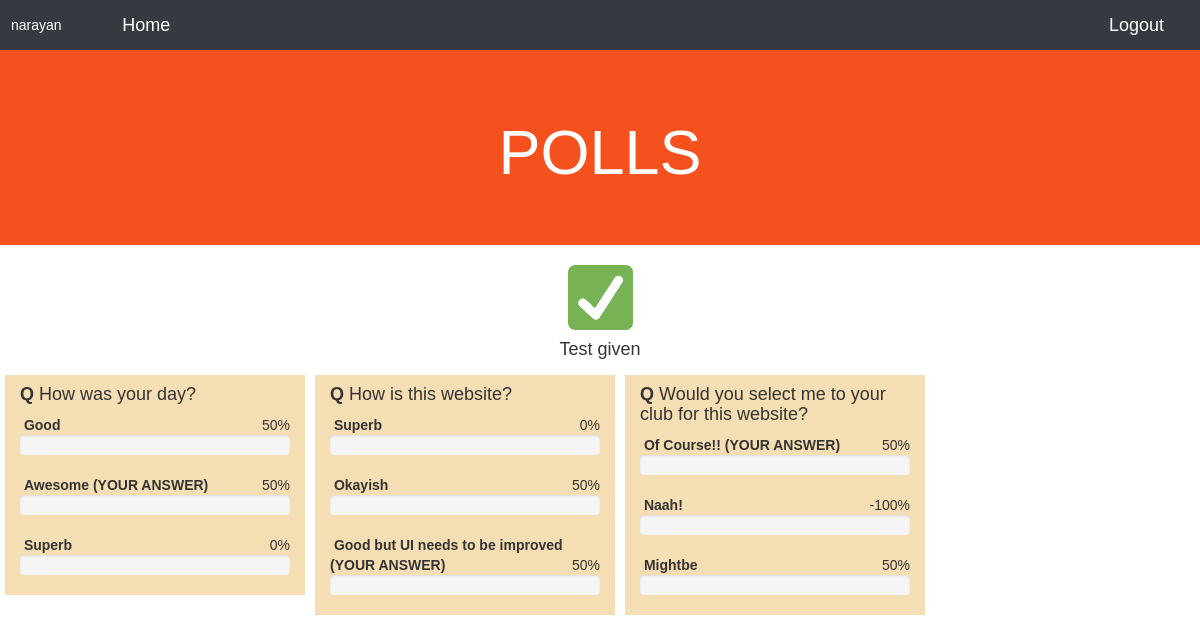
/polls/quiz1/results/ (signed in), run on the app's committed database.
### polls/models.py (models this page shows, shortened)
class Question(models.Model):
    question_text = models.TextField(null=True, blank=True)
    option_1 = models.TextField(null=True, blank=True)
    option_1_chosen = models.IntegerField()
    option_2 = models.TextField(null=True, blank=True)
    option_2_chosen = models.IntegerField()
    option_3 = models.TextField(null=True, blank=True)
    option_3_chosen = models.IntegerField()
    quiz = models.ForeignKey('Quiz', on_delete=models.CASCADE,)

### polls/views.py (the view)
# urls.py: path('quiz<int:quiz_id>/results/', result_view, name="results")
def result_view(request, quiz_id):
    if (not request.user) or (not request.user.is_authenticated):
        return render(request, "polls/no_user.html")
    question = Question.objects.all().filter(quiz=quiz_id)
    q_a = []
    for q in question:
        curr = {}
        curr['question'] = q
        curr['answer'] = Question_answer.objects.all().filter(
            question=q).get(user=request.user)
        curr['total'] = len(Question_answer.objects.all().filter(question=q))
        q_a.append(curr)
    context = {'q_a': q_a, 'title': "Quiz results"}
    return render(request, "polls/results.html", context)

### polls/templatetags/extras.py (called while the page is built)
@register.filter
def to_percent(num, total):
    print(num)
    return int(num*100/total)

### polls/templates/polls/results.html
{% extends 'polls/base.html' %}
{% load extras %}
{% load static %}
{% block content %}
	<center>
		<img src="{% static 'polls/tickmark.png' %}" width="65"></img>
		<h4>Test given</h4>
	</center>
	{% for i in q_a %}
		<div class="col-md-3" style="background-color:wheat;margin:5px;" >
			<h4><strong>Q </strong>{{i.question.question_text}}</h4>
			{% with i.question.option_1_chosen|to_percent:i.total as percent %}
				<strong>
					 &nbsp;{{i.question.option_1}}
						{% if i.answer.input_answer is 1 %}
							(YOUR ANSWER)
						{% endif %}
					</strong>
				<span class="pull-right">{{percent}}%</span>
				<div class="progress progress-danger active">
					<div class="bar" style="width:{{percent}}%;">
					</div>
				</div>
			{% endwith %}
			{% with i.question.option_2_chosen|to_percent:i.total as percent %}
				<strong>
					 &nbsp;{{i.question.option_2}}
					{% if i.answer.input_answer is 2 %}
						(YOUR ANSWER)
					{% endif %}
				</strong>
				<span class="pull-right">{{percent}}%</span>
				<div class="progress progress-danger active">
					<div class="bar" style="width:{{percent}}%;">
					</div>
				</div>
			{% endwith %}
			{% with i.question.option_3_chosen|to_percent:i.total as percent %}
				<strong>
					 &nbsp;{{i.question.option_3}}
					{% if i.answer.input_answer is 3 %}
						(YOUR ANSWER)
					{% endif %}
				</strong>
				<span class="pull-right">{{percent}}%</span>
				<div class="progress progress-danger active">
					<div class="bar" style="width:{{percent}}%;">
					</div>
				</div>
			{% endwith %}
		</div>
	{% endfor %}
{% endblock %}

### polls/templates/polls/base.html (shortened to what this page needs)
<!DOCTYPE html>
<html lang="en">
<head>
    <link rel="stylesheet" href="https://maxcdn.bootstrapcdn.com/bootstrap/4.3.1/css/bootstrap.min.css">
    <link href="//netdna.bootstrapcdn.com/twitter-bootstrap/2.3.2/css/bootstrap-combined.min.css" rel="stylesheet" id="bootstrap-css">
    <link href="//netdna.bootstrapcdn.com/bootstrap/3.0.3/css/bootstrap.min.css" rel="stylesheet" id="bootstrap-css">
</head>
<body>
    <nav class="navbar navbar-expand-sm bg-dark navbar-dark" id="navig">
        {% if user.is_authenticated %}
            {{user}} &nbsp;&nbsp;&nbsp;
            <a class="navbar-brand" style="margin-right:auto;margin-left:30px;" href="{% url 'polls:quiz_home' %}">Home</a>
            <a class="navbar-brand" style="margin-left:auto;margin-right:10px;" href="{% url 'logout' %}">Logout</a>
        {% endif %}
    </nav>
    <div class="jumbotron jumbotron-fluid text-center">
        <div class="container">
            <h1>POLLS</h1>
        </div>
    </div>
    <br>
    {% block content %}
    {% endblock %}
</body>

### polls/templates/polls/base.html (style rules this page uses)
.jumbotron { background-color: #f4511e; color: #ffffff; margin-bottom: 0; }
body { font-family: Arial, Helvetica, sans-serif; padding:0px; }
#navig { height:45px;text-size:20px;color:white;border-radius:0px;margin:0px; }

### data on the page
Question: question.question_text "How was your day?", question.option_1 "Good", total "50", question.option_2 "Awesome", shows "(YOUR ANSWER)", question.option_3 "Superb", total "0"
Question: question.question_text "How is this website?", question.option_1 "Superb", total "0", question.option_2 "Okayish", total "50", question.option_3 "Good but UI needs to be improved", shows "(YOUR ANSWER)"
Question: question.question_text "Would you select me to your club for this website?", question.option_1 "Of Course!!", shows "(YOUR ANSWER)", total "50", question.option_2 "Naah!", total "-100", question.option_3 "Mightbe"

### other printed values
{{ user }} "narayan"
